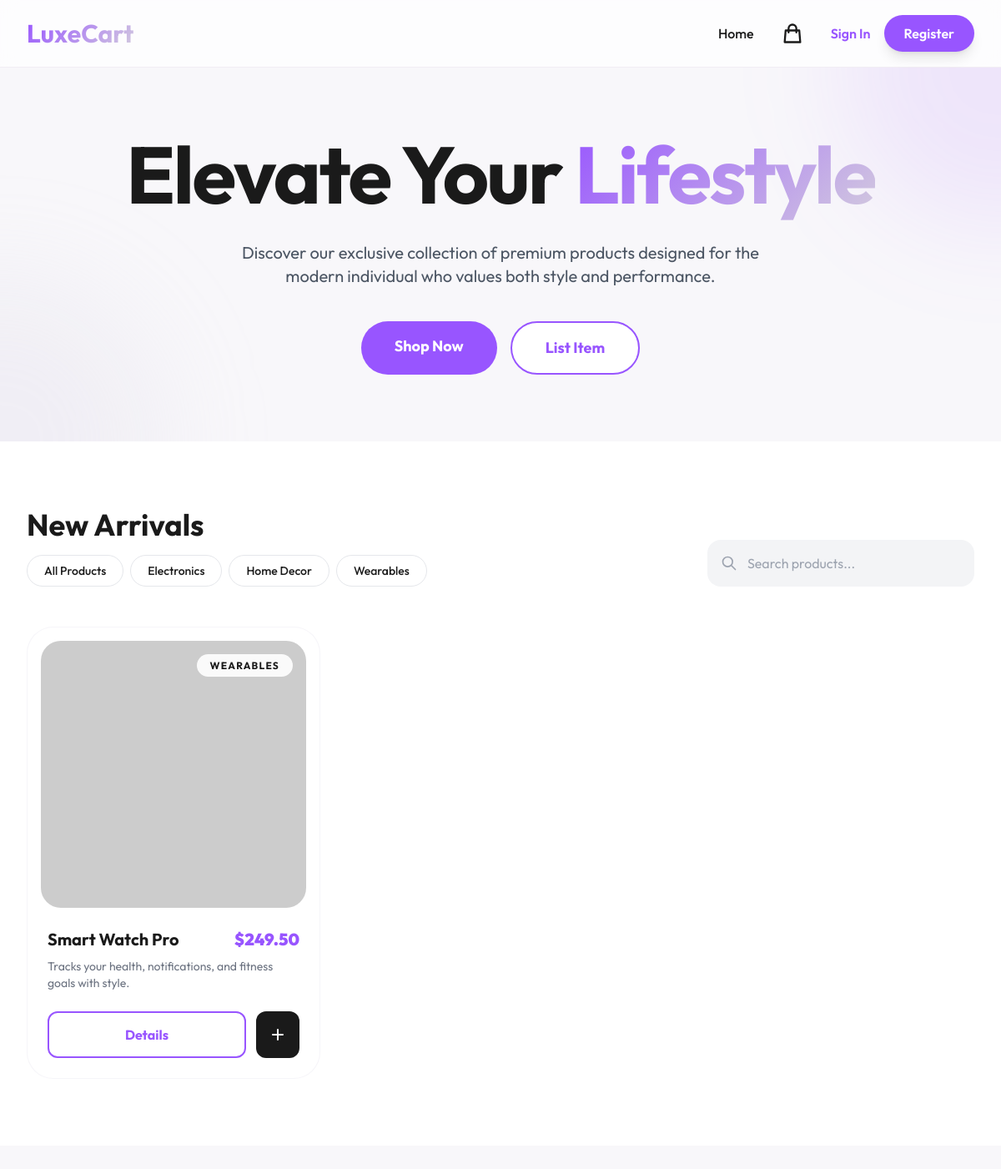
The page /?category=Wearables on the database its author committed.
### models.py (models this page shows)
class ProductModel(db.Model):
    __tablename__ = 'products'
    id = db.Column(db.Integer, primary_key=True)
    name = db.Column(db.String(100), nullable=False)
    description = db.Column(db.Text, nullable=False)
    price = db.Column(db.Float, nullable=False)
    category = db.Column(db.String(50), nullable=False)
    image_base64 = db.Column(db.Text, nullable=True) # Storing image as Base64 string
    created_at = db.Column(db.DateTime, default=datetime.utcnow)

### app.py (the view)
@app.route('/')
def home():
    cat = request.args.get('category')
    search = request.args.get('search')
    query = ProductModel.query
    if cat:
        query = query.filter_by(category=cat)
    if search:
        query = query.filter(ProductModel.name.ilike(f'%{search}%'))
    display_products = query.all()
    categories = sorted(list(set(p.category for p in ProductModel.query.all())))
    return render_template('home.html', products=display_products, categories=categories, cart_count=len(session.get('cart', [])), username=session.get('username'))

### templates/home.html (shortened to what this page needs)
{% extends "layout.html" %}
{% block content %}
<section class="relative py-20 overflow-hidden">
    <div class="max-w-7xl mx-auto px-4 sm:px-6 lg:px-8 relative z-10">
        <div class="text-center">
            <h1 class="text-6xl md:text-8xl font-bold tracking-tight mb-8">
                Elevate Your <span class="gradient-text">Lifestyle</span>
            </h1>
            <p class="text-xl text-gray-600 mb-10 max-w-2xl mx-auto">
                Discover our exclusive collection of premium products designed for the modern individual who values both style and performance.
            </p>
            <div class="flex justify-center gap-4">
                <a href="#products" class="btn-primary text-white px-10 py-4 rounded-full font-bold text-lg">Shop Now</a>
                <a href="/upload" class="bg-white border-2 border-primary text-primary px-10 py-4 rounded-full font-bold text-lg hover:bg-secondary/20 transition-all">List Item</a>
            </div>
        </div>
    </div>
    <div class="absolute top-0 right-0 -translate-y-1/2 translate-x-1/2 w-96 h-96 bg-primary/10 rounded-full blur-3xl"></div>
    <div class="absolute bottom-0 left-0 translate-y-1/2 -translate-x-1/2 w-96 h-96 bg-secondary/20 rounded-full blur-3xl"></div>
</section>
<section id="products" class="py-20 bg-white">
    <div class="max-w-7xl mx-auto px-4 sm:px-6 lg:px-8">
        <div class="flex flex-col md:flex-row justify-between items-end mb-12 gap-6">
            <div>
                <h2 class="text-4xl font-bold mb-4">New Arrivals</h2>
                <div class="flex flex-wrap gap-2">
                    <a href="/" class="px-5 py-2 rounded-full border border-gray-200 hover:border-primary hover:text-primary transition-all text-sm font-medium">All Products</a>
                    {% for cat in categories %}
                    <a href="/?category={{ cat }}" class="px-5 py-2 rounded-full border border-gray-200 hover:border-primary hover:text-primary transition-all text-sm font-medium">{{ cat }}</a>
                    {% endfor %}
                </div>
            </div>
            <form action="/" method="GET" class="w-full md:w-auto relative">
                <input type="text" name="search" placeholder="Search products..." class="w-full md:w-80 pl-12 pr-6 py-4 rounded-2xl bg-gray-100 focus:outline-none focus:ring-2 focus:ring-primary/50 transition-all border-none">
                <svg class="w-5 h-5 absolute left-4 top-1/2 -translate-y-1/2 text-gray-400" fill="none" stroke="currentColor" viewBox="0 0 24 24">
                    <path stroke-linecap="round" stroke-linejoin="round" stroke-width="2" d="M21 21l-6-6m2-5a7 7 0 11-14 0 7 7 0 0114 0z"></path>
                </svg>
            </form>
        </div>
        <div class="grid grid-cols-1 sm:grid-cols-2 lg:grid-cols-3 gap-10">
            {% for product in products %}
            <div class="card-hover group bg-white rounded-[2rem] overflow-hidden border border-secondary/20 p-4">
                <div class="relative h-80 rounded-[1.5rem] overflow-hidden mb-6">
                    <img src="{{ product.image_base64 or 'https://via.placeholder.com/500' }}" alt="{{ product.name }}" class="w-full h-full object-cover group-hover:scale-110 transition-transform duration-700">
                    <div class="absolute top-4 right-4">
                        <span class="bg-white/90 backdrop-blur px-4 py-1.5 rounded-full text-xs font-bold uppercase tracking-widest">{{ product.category }}</span>
                    </div>
                </div>
                <div class="px-2 pb-2">
                    <div class="flex justify-between items-start mb-2">
                        <h3 class="text-xl font-bold">{{ product.name }}</h3>
                        <span class="text-xl font-black text-primary">${{ "{:,.2f}".format(product.price) }}</span>
                    </div>
                    <p class="text-gray-500 text-sm mb-6 line-clamp-2">{{ product.description }}</p>
                    <div class="flex gap-3">
                        <a href="/product/{{ product.id }}" class="flex-1 text-center py-3.5 rounded-xl border-2 border-primary text-primary font-bold hover:bg-primary hover:text-white transition-all">Details</a>
                        <button onclick="addToCart('{{ product.id }}')" class="bg-dark text-white p-3.5 rounded-xl hover:bg-primary transition-all">
                            <svg class="w-6 h-6" fill="none" stroke="currentColor" viewBox="0 0 24 24">
                                <path stroke-linecap="round" stroke-linejoin="round" stroke-width="2" d="M12 6v6m0 0v6m0-6h6m-6 0H6"></path>
                            </svg>
                        </button>
                    </div>
                </div>
            </div>
            {% endfor %}
        </div>
    </div>
</section>
{% endblock %}

### templates/layout.html (style rules this page uses)
body { font-family: 'Outfit', sans-serif; background-color: #F8F7FA; }
.gradient-text { background: linear-gradient(135deg, #9855FF 0%, #D3CBDE 100%); -webkit-background-clip: text; -webkit-text-fill-color: transparent; }
.btn-primary { background: #9855FF; transition: all 0.3s ease; }
.card-hover { transition: all 0.3s cubic-bezier(0.4, 0, 0.2, 1); }

### rows shown on the page
ProductModel: category "Electronics"
ProductModel: category "Home Decor"
ProductModel: category "Wearables", category "WEARABLES", name "Smart Watch Pro", price "249.50", description "Tracks your health, notifications, and fitness goals with style."
